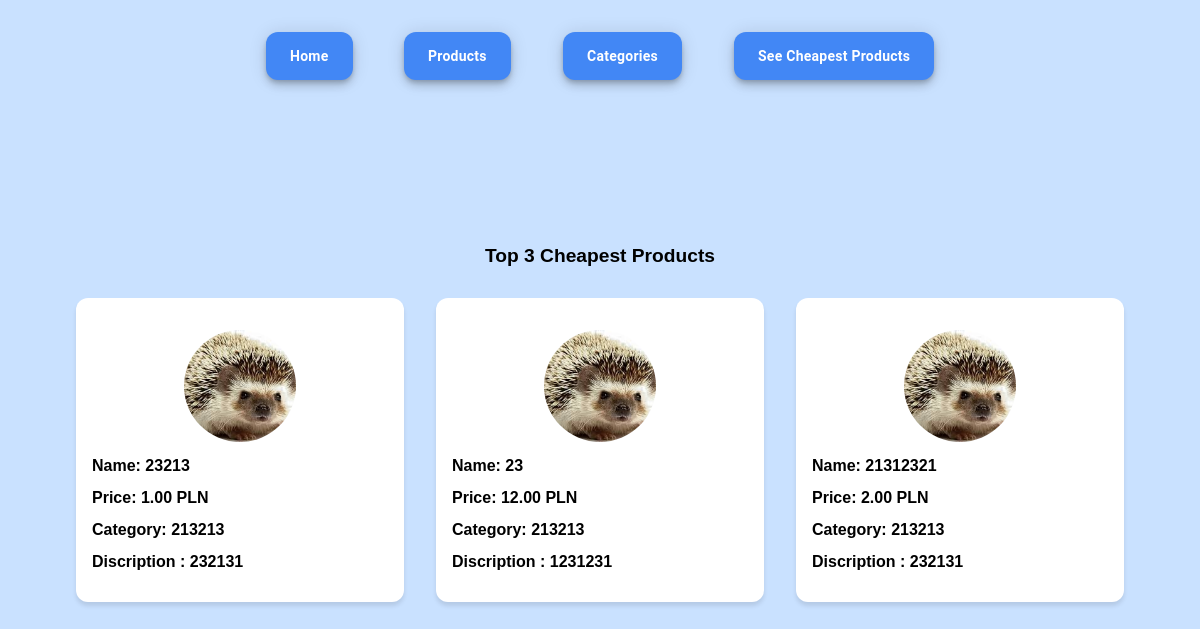
The app's page /cheapest/, older data.
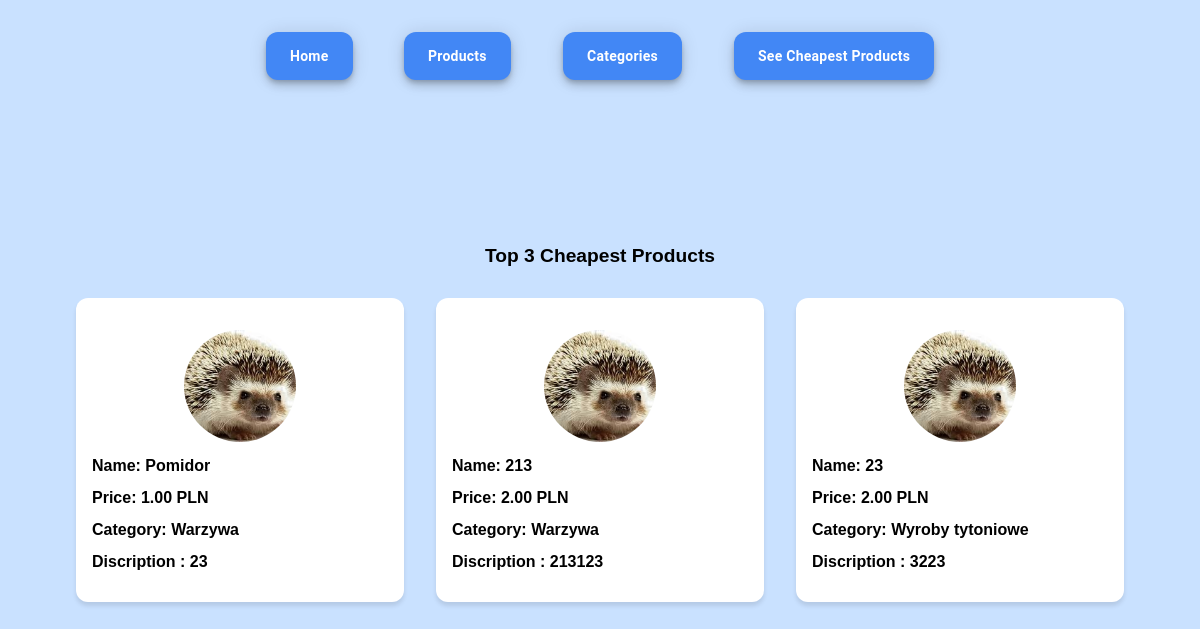
The same page, newer data.
### www/models.py (models this page shows, shortened)
class Cheapest(models.Model):
    product = models.ForeignKey(Product, on_delete=models.CASCADE)

class Product(models.Model):
    name = models.CharField(max_length=40)
    price = models.DecimalField(max_digits=10, decimal_places=2)
    photo = models.ImageField(upload_to='images')
    discription = models.CharField(max_length=100, default='')
    create = models.DateTimeField(auto_now=False, auto_now_add=True)
    category = models.ForeignKey(Category, on_delete=models.CASCADE)

class Category(models.Model):
    name = models.CharField(max_length=40)
    discription = models.TextField(max_length=50)
    created_at = models.DateTimeField(auto_now_add=True)

### www/views.py (the view)
# urls.py: path('cheapest/', views.cheapest, name='cheapest'),
def cheapest(request):
    cheapest_products = Cheapest.objects.all()
    return render(request, 'www/cheapest.html', {'cheapest_products': cheapest_products})

### www/templates/www/cheapest.html (shortened to what this page needs)
<!DOCTYPE html>
<html lang="en">
<head>
    {%load static%}
    <link rel="stylesheet" href="{% static 'reset.css' %}">
    <link rel="stylesheet" href="{% static 'header.css' %}">
    <link rel="stylesheet" href="{% static 'main.css' %}">
    <link rel="stylesheet" href="{% static 'cheapest.css' %}">
    <link rel="stylesheet" href="{% static 'products.css' %}">
</head>
<body>
    <header>
        <div class="container">
          <a class="link" href="{% url 'index' %}"><button>Home</button></a>
          <a class="link" href="{% url 'products' %}"><button>Products</button></a>
          <a class="link" href="{% url 'categories' %}"><button>Categories</button></a>
          <a class="link" href="{% url 'cheapest' %}"><button>See Cheapest Products</button></a>
        </div>
    </header>
    <main>
        <div class="container cheapest">
            <h1>Top 3 Cheapest Products</h1>
            <div class="products cheapest_products">
                {% for cheapest_product in cheapest_products %}
                    <div class="product cheapest_product">
                        <img src="{{ cheapest_product.product.photo.url }}" alt="{{ cheapest_product.product.name }}" >
                        <p>Name: {{ cheapest_product.product.name }}</p>
                        <p>Price: {{ cheapest_product.product.price }} PLN</p>
                        <p>Category: {{ cheapest_product.product.category.name }}</p>
                        <p>Discription : {{ cheapest_product.product.discription  }}</p>
                    </div>
                {% endfor %}
            </div>
        </div>
    </main>
</body>
</html>

### static/header.css (style rules this page uses)
header { display: flex; justify-content: center; padding: 2rem 0 ; }
header > .container { width: 60%; }
.link > button { margin-top: 0; }

### static/main.css (style rules this page uses)
main { display: flex; align-items: center; justify-content: center; height: 80vh; }

### static/cheapest.css (style rules this page uses)
.cheapest { display: flex; flex-direction: column; }
.cheapest > .products { flex-wrap: nowrap; width: 100%; }
.cheapest_products > .product { width: 33%; }

### static/products.css (style rules this page uses)
h1 { text-align: center; margin-bottom: 1rem; font-size: 1.2rem; font-weight: bold; }
.products { display: flex; justify-content: center; flex-wrap: wrap; }
.product { display: flex; flex-direction: column; margin:1rem; padding: 1rem; background-color: #fff; border-radius: 12px; width: 15%; box-shadow: 0px 4px 4px rgba(0, 0, 0, 0.1); }
img { align-self: center; border-radius: 50%; width: 7em; height: 7rem; object-fit: cover; margin: 1rem; }
p { font-weight: bolder; margin-bottom: 1rem; }

Row changes from the older to the newer data that the page shows:
removed Cheapest: product.photo (picture), product.name "23213", product.price "1.00", product.category.name "213213", product.discription "232131"
removed Cheapest: product.photo (picture), product.name "23", product.price "12.00", product.category.name "213213", product.discription "1231231"
removed Cheapest: product.photo (picture), product.name "21312321", product.price "2.00", product.category.name "213213", product.discription "232131"
added Cheapest: product.photo (picture), product.name "Pomidor", product.price "1.00", product.category.name "Warzywa", product.discription "23"
added Cheapest: product.photo (picture), product.name "213", product.price "2.00", product.category.name "Warzywa", product.discription "213123"
added Cheapest: product.photo (picture), product.name "23", product.price "2.00", product.category.name "Wyroby tytoniowe", product.discription "3223"
